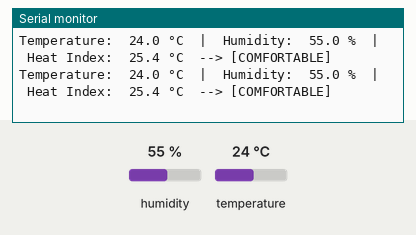
Recording of a sketch running on a simulated ESP32-C3. Shown: the last lines printed to the serial monitor. Inputs (shaded band) come from the test bench; at power-on: humidity 55 %, temperature 24 °C.

Above: at 12.5 s.
12.6 s: humidity set to 22 %
At 14.6 s:
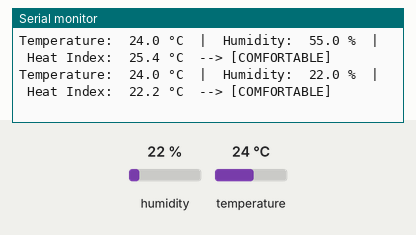
15.9 s: temperature set to 31 °C
At 17.5 s:
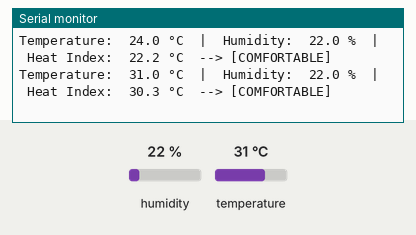
Timing chart, 0 to 19.0 s (numbered marks = the images above; inputs shaded):
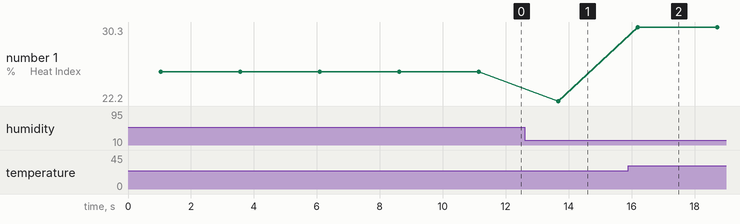

The sketch:

DHT11.ino
```cpp
// =============================================================================
// DHT11.ino — Standalone Sensor Diagnostic Test (WITHOUT BLE)
//
// PURPOSE:
//   Direct USB serial diagnostic test for the DHT11 digital temperature and
//   humidity sensor. Verifies digital communication, timing, and environmental
//   telemetry without involving Bluetooth or network stacks.
//
//   Use this sketch to:
//     1. Confirm single-wire digital communication on GPIO 4.
//     2. Verify pull-up resistor integrity (10 kΩ pull-up to 3.3V).
//     3. Observe temperature (°C), relative humidity (%), and compute Heat Index.
//     4. Validate sensor stability over 2-second acquisition cycles.
//
// SENSOR:
//   DHT11 — Digital Temperature & Humidity Sensor
//   Interface      : Single-wire digital protocol
//   Temperature    : 0 to 50 °C (±2 °C accuracy)
//   Humidity       : 20 to 80 % RH (±5 % RH accuracy)
//   Sample Rate    : 0.5 Hz (minimum 2 seconds between reads)
//   Library        : DHT.h (Adafruit DHT sensor library)
//
// BOARD:
//   Classic ESP32 (DevKit V1 / WROOM-32), ESP32-S3, ESP32-C3 — Arduino framework
//
// WIRING:
//   DHT11 VCC  →  3.3 V (or 5 V for modules with onboard regulators)
//   DHT11 DATA →  GPIO 4 (with 10 kΩ pull-up to 3.3 V if using bare sensor)
//   DHT11 GND  →  GND
//
// SERIAL MONITOR:
//   Baud rate: 115200 baud
// =============================================================================

#include <Arduino.h>
#include <DHT.h>

#define DHT_PIN 4
#define DHT_TYPE DHT11

DHT dht(DHT_PIN, DHT_TYPE);

// Compute simplified Steadman / NOAA Heat Index in Celsius
float computeHeatIndexC(float tempC, float humidity)
{
    if (tempC <= 0.0f) return tempC;
    float hi = tempC + 0.33f * ((humidity / 100.0f) * 6.105f * expf((17.27f * tempC) / (237.7f + tempC))) - 4.0f;
    return hi;
}

void setup()
{
    Serial.begin(115200);
    delay(1000);

    Serial.println();
    Serial.println("==================================================");
    Serial.println("   DHT11 Temperature & Humidity Diagnostic Test   ");
    Serial.println("   (Standalone USB Serial — No BLE Required)      ");
    Serial.println("==================================================");

    dht.begin();
    Serial.println("[SUCCESS] DHT11 library initialized on GPIO 4.");
    Serial.println("NOTE: The DHT11 requires 1–2 seconds between samples.");
    Serial.println("Reading every 2.5 seconds...\n");
}

void loop()
{
    float temp = dht.readTemperature();
    float hum  = dht.readHumidity();

    if (isnan(temp) || isnan(hum))
    {
        Serial.println("[ERROR] Failed to read from DHT11 sensor! Check wiring, power, and pull-up resistor.");
    }
    else
    {
        float heatIndex = computeHeatIndexC(temp, hum);

        Serial.printf("Temperature: %5.1f °C  |  Humidity: %5.1f %%  |  Heat Index: %5.1f °C",
                      temp, hum, heatIndex);

        // Physiological comfort evaluation
        if (heatIndex >= 41.0f) {
            Serial.print("  --> [DANGER: High Heat Stroke Risk]");
        } else if (heatIndex >= 32.0f) {
            Serial.print("  --> [CAUTION: Fatigue & Heat Cramps Possible]");
        } else {
            Serial.print("  --> [COMFORTABLE]");
        }
        Serial.println();
    }

    // 2.5 seconds delay between readings (DHT11 minimum sample interval is 2s)
    delay(2500);
}
```

Measured:
- after the input at 12.6 s, the serial monitor: prints a new line after 1.1 s (image 1)
- after the input at 15.9 s, the serial monitor: prints a new line after 0.30 s (image 2)
- plotted number 1: 25.4 → 22.2 after the input at 12.6 s, 22.2 → 30.3 after the input at 15.9 s
